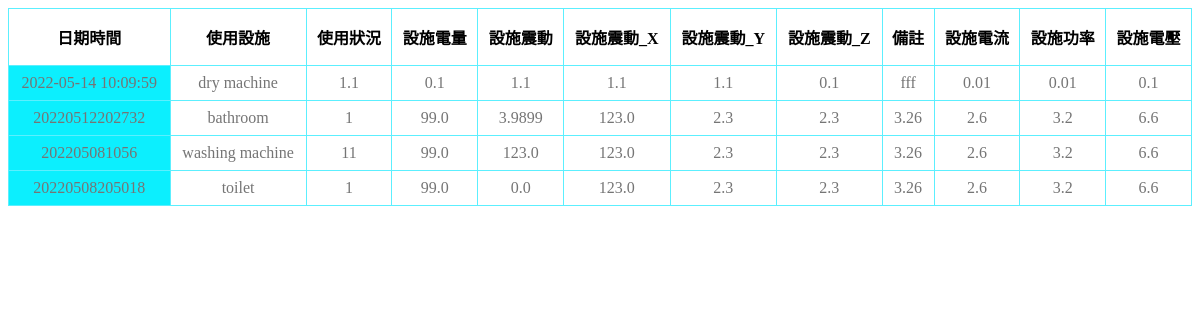
/dorm/info/, run on an earlier commit of the app's database.
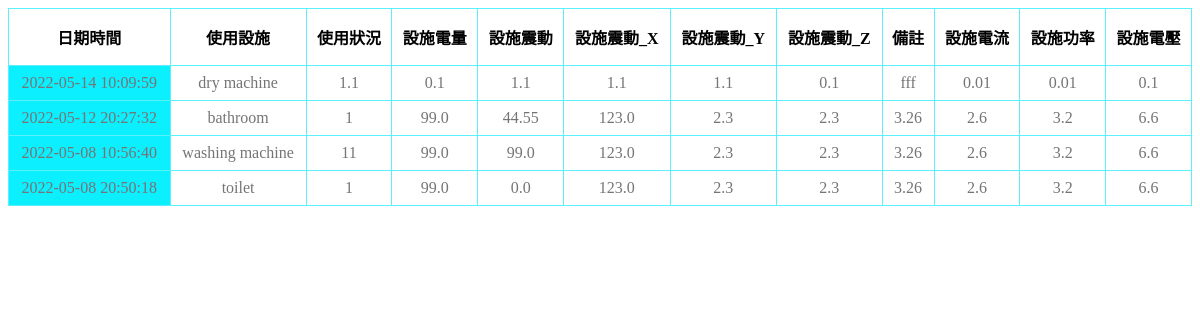
And on a later commit of the database.
### dorm/models.py (models this page shows, shortened)
class facilities(models.Model):
	Date = models.CharField(max_length = 30)
	facilities_name = models.CharField(max_length = 20)
	facilities_useage = models.CharField(max_length = 10)
	battery = models.FloatField()
	Acce_X = models.FloatField()
	Acce_Y = models.FloatField()
	Acce_Z = models.FloatField()
	Acce = models.FloatField()
	Temp = models.FloatField()
	Current = models.FloatField()
	Voltage = models.FloatField()
	Power = models.FloatField()

### dorm/views.py (the view)
# urls.py: path('info/', views.FacilitiesViewSet.get, name='dorm'),
    def get(request):
        template_name = 'dorm.html'
        queryset = facilities.objects.all()
        return render(request, template_name, {"context":queryset})

### dorm/templates/dorm.html (shortened to what this page needs)
<!DOCTYPE html>
<html lang="en">
<head>
    {% load static %}
    <link rel="stylesheet" href="{% static '/css/dorm.css' %}">
</head>
<body>
    {% load static %}
    <table>
        <thead>
            <tr>
                <th>日期時間</th>
                <th>使用設施</th>
                <th>使用狀況</th>
                <th>設施電量</th>
                <th>設施震動</th>
                <th>設施震動_X</th>
                <th>設施震動_Y</th>
                <th>設施震動_Z</th>
                <th>備註</th>
                <th>設施電流</th>
                <th>設施功率</th>
                <th>設施電壓</th>
            </tr>
        </thead>
        <tbody>
            {% for data in context%}
                <tr>
                    <td class='date'>{{ data.Date }}</td>
                    <td class='facilities name'>{{ data.facilities_name }}</td>
                    <td class='facilities useage'>{{ data.facilities_useage }}</td>
                    <td class='facilities battery'>{{ data.battery }}</td>
                    <td class='facilities Acce'>{{ data.Acce }}</td>
                    <td class='facilities Acce_X'>{{ data.Acce_X }}</td>
                    <td class='facilities Acce_Y'>{{ data.Acce_Y }}</td>
                    <td class='facilities Acce_Z'>{{ data.Acce_Z }}</td>
                    <td class='facilities Temp'>{{ data.Temp }}</td>
                    <td class='facilities Current'>{{ data.Current }}</td>
                    <td class='facilities Power'>{{ data.Power }}</td>
                    <td class='facilities Voltage'>{{ data.Voltage }}</td>
                </tr>
            {% endfor%}
        </tbody>
    </table>
</body>
</html>

What changed in the data, as far as the page shows it:
changed facilities "bathroom": Date "20220512202732" → "2022-05-12 20:27:32"; Acce "3.9899" → "44.55"
changed facilities "washing machine": Date "202205081056" → "2022-05-08 10:56:40"; Acce "123.0" → "99.0"
changed facilities "toilet": Date "20220508205018" → "2022-05-08 20:50:18"
